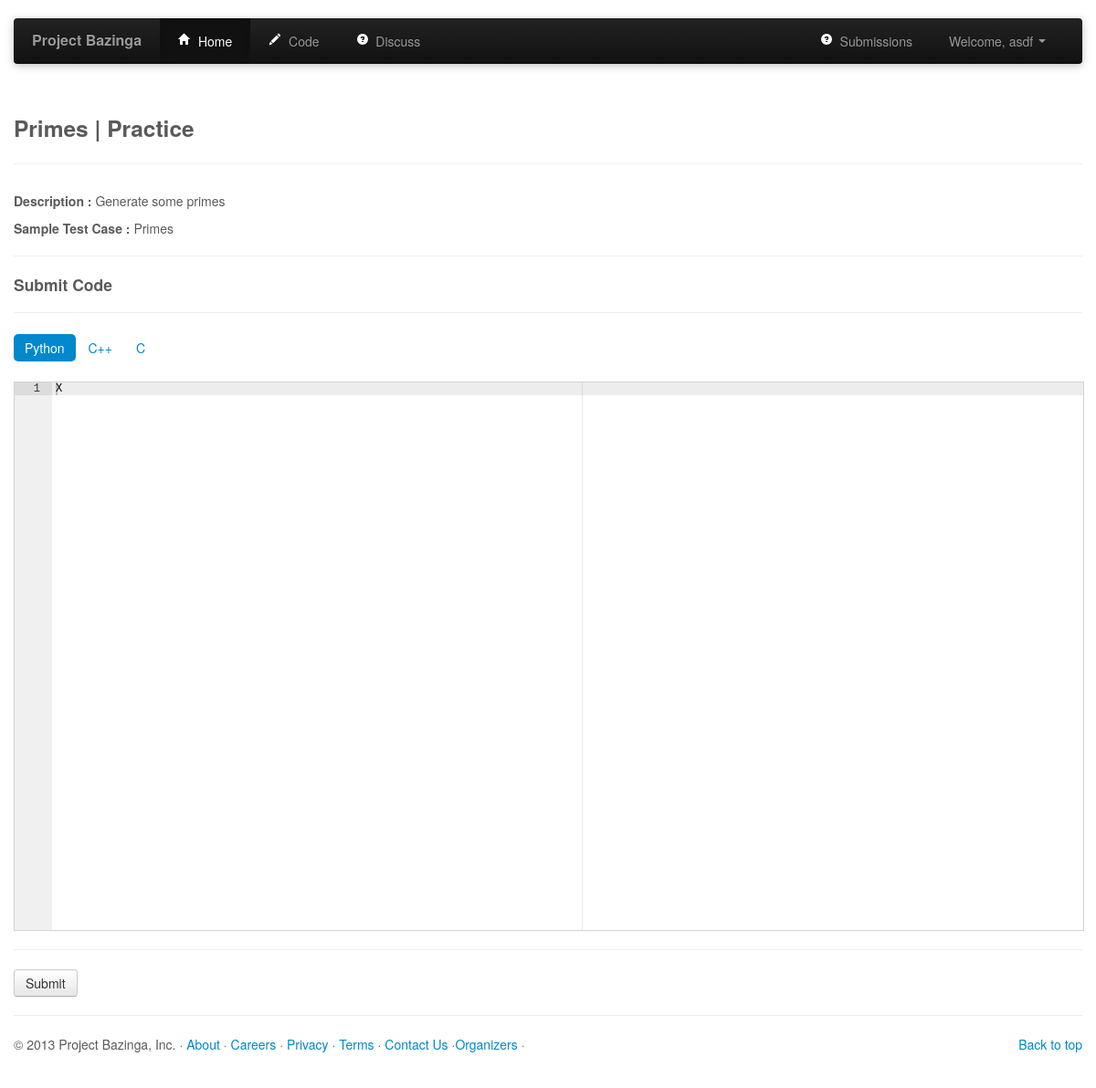
The app's page /code/questions/1 (signed in) with its own data.
### tables this page shows
CREATE TABLE contest_questions (
    "question_id" INTEGER PRIMARY KEY AUTOINCREMENT NOT NULL,
    "contest_id" INTEGER NOT NULL,
    "owner" INTEGER NOT NULL,
    "question_name" TEXT NOT NULL,
    "question_string" TEXT NOT NULL
);

CREATE TABLE contest ("contest_id" INTEGER PRIMARY KEY  AUTOINCREMENT  NOT NULL  UNIQUE , "start_time" DATETIME, "end_time" DATETIME, "name" TEXT NOT NULL , "company" TEXT NOT NULL , "short_description" TEXT NOT NULL ,"long_description" TEXT NOT NULL , "owner" INTEGER NOT NULL);

### contest_views.py (the view)
@contest_views.route('/code/questions/<int:id>', methods=['GET','POST'])
def show_question(id=0):
	if request.method =='POST':
		url = 'http://localhost:1234'	#loadbalancer
		values = {'qid' : id, 'code': request.form['code'], 'lang': request.form['lang'], 'user_id': session['userId'] }
		data = urllib.urlencode(values)
		rresponse = urllib2.urlopen(url, data)
		page = rresponse.read()
		flash('Your solution is being evaluated. You can check the <a href="../submissions/0" >submissions</a> tab for results.')
	db = get_db()
	if(request.method =='POST' and session['logged_in'] and False) :
		code = request.form['code']
		lang = request.form['lang']
		print 'code:\n%s\nlang:\n%s' % (code, lang)
		userid = session['userId'];
		db.execute('insert into submissions (user_id, submission_time, code, lang, points) VALUES (?,?,?,?,?)', [userid, curtime(), code, lang, 0])
		cur = db.execute('SELECT last_insert_rowid() AS id FROM submissions');
		sid = int(cur.fetchone()['id'])
		cur = db.execute('SELECT * FROM question_testcase WHERE question_id = ?', [id])
		testcases = cur.fetchall()
		pts = 0
		for tc in testcases:
			(out, err) = bw.compilerun(sid, code, tc['test'], lang, tc['space_limit'], tc['time_limit'])
			print 'ERROR: %s' % err
			if (err == '' and out == tc['answer']):
				pts += int(tc['points'])
				db.execute('insert into submission_testcase (testcase_id, submission_id, result_type, result, run_time, run_space) VALUES (?,?,?,"",0,0)', [tc['testcase_id'], sid, tc['points']])
			elif (err[:3] == 'TLE'):
				db.execute('insert into submission_testcase (testcase_id, submission_id, result_type, result, run_time, run_space) VALUES (?,?,?,?,0,0)', [tc['testcase_id'], sid, -3, err])
			elif (err != ''):
				db.execute('insert into submission_testcase (testcase_id, submission_id, result_type, result, run_time, run_space) VALUES (?,?,?,?,0,0)', [tc['testcase_id'], sid, -2, err])
			elif (out != tc['answer']):
				db.execute('insert into submission_testcase (testcase_id, submission_id, result_type, result, run_time, run_space) VALUES (?,?,?,?,0,0)', [tc['testcase_id'], sid, -1, ""])
		db.execute('UPDATE submissions SET points = ? WHERE id=?', [pts, sid])
		db.commit()
		print 'points: %d' % pts
		flash('Your solution is being evaluated. You can check the <a href="../submissions/0" >submissions</a> tab for results.')
	cur = db.execute('select * from contest_questions where question_id = ?', [id])
	q = cur.fetchone()
	cur = db.execute('select * from contest where contest_id = ?', [q['contest_id']])
	c = cur.fetchone()
	return render_template("show_question.html", question=q, contest=c)

### contest_views.py (called while the page is built)
def get_db():
	top = _app_ctx_stack.top
	if not hasattr(top, 'sqlite_db'):
		sqlite_db = sqlite3.connect('database.db')
		sqlite_db.row_factory = sqlite3.Row
		top.sqlite_db = sqlite_db
	return top.sqlite_db

### templates/show_question.html (shortened to what this page needs)
{% extends "header.html" %}
{% block body %}
<div class="container">
	<div class="page-header" >
		<h3 >{{ question.question_name }} | {{ contest.name }} </h3>
	</div>
	<p > <b>Description : </b> {{ question.question_string }} </p>
	<p > <b>Sample Test Case : </b> {{ question.question_name }} </p>
	<hr>
	{% if session.logged_in %}
	<h4>Submit Code</h4>
	<hr>
	<ul id="langTab" class="nav nav-pills">
		<li class="active">
			<a id="py" lname="python" href="#">Python</a>
		</li>
		<li><a id="cpp" lname="c_cpp" href="#">C++</a></li>
		<li><a id="c" lname="c_cpp" href="#">C</a></li>
	</ul>
	<div id="editor"></div>
	<form id="codeform" method='POST' action=''>
		<hr class="separator" />
		<input class="btn " type="submit" id="submit" value="Submit">
	</form>
	<hr class="separator" />
	{% else %}
	<p> Please login to sumbit the solution </p>
	{% endif %}
</div>
{% endblock %}

### static/css/style.css (style rules this page uses)
body { padding-bottom: 40px; color: #5a5a5a; }
#editor { position: absolute; top: 0; right: 0; bottom: 0; left: 0; }

### static/css/editor.css (style rules this page uses)
.ace_editor { position: relative !important; border: 1px solid lightgray; margin: auto; height: 600px; width: 100%; }

### records on screen
contest_questions: question_name "Primes", question_string "Generate some primes"
contest: name "Practice"

### other values on screen
{{ session.username }} "asdf"
